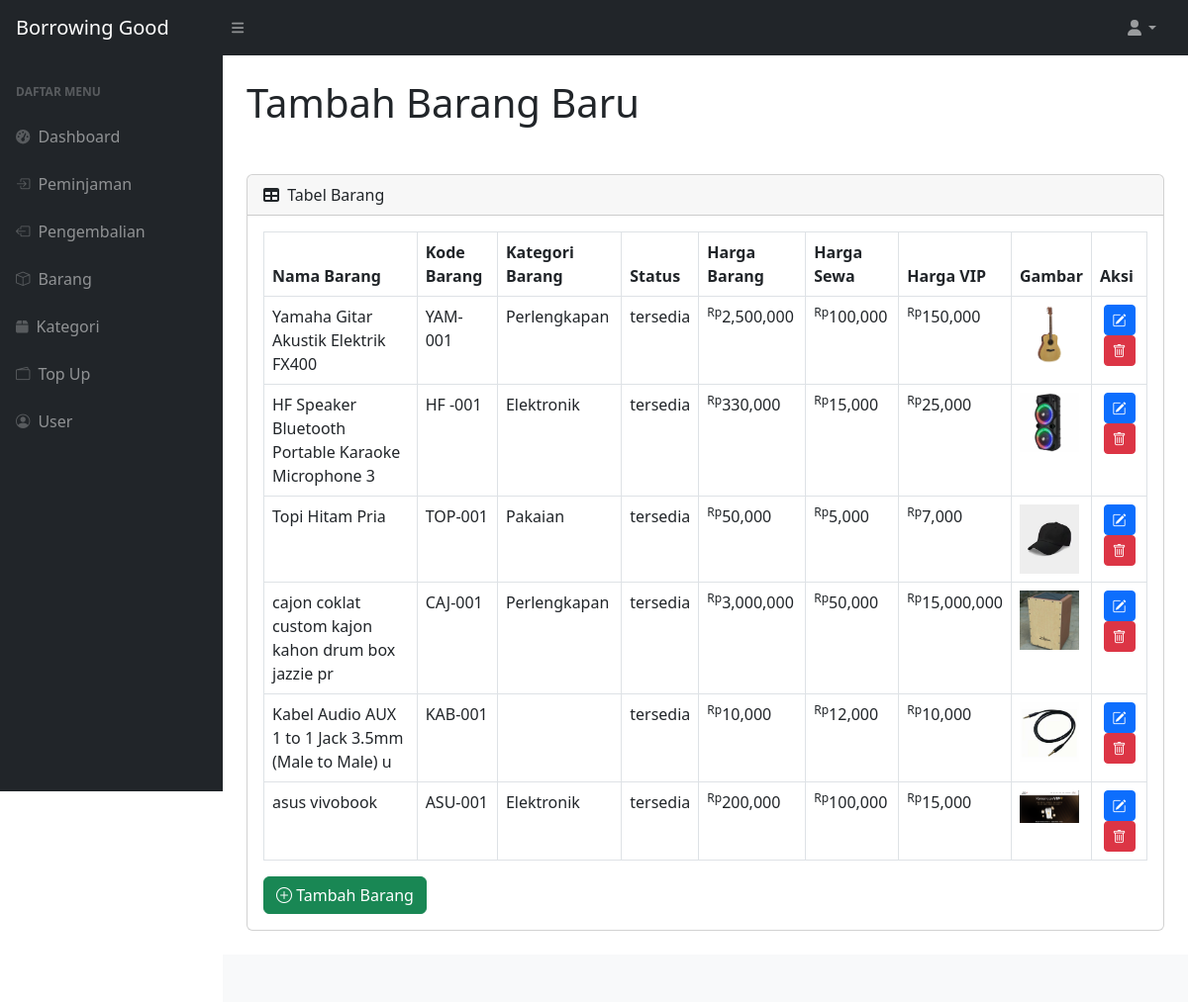
The page /peminjaman_barang/tambah_barang.php on the database its author committed.
### tables this page shows
CREATE TABLE `barang` (
  `id` int(11) NOT NULL,
  `nama_barang` varchar(50) NOT NULL,
  `kode_barang` varchar(12) NOT NULL,
  `kategori_brg` varchar(15) NOT NULL,
  `status_brg` varchar(30) DEFAULT 'tersedia',
  `harga_barang` int(11) NOT NULL,
  `harga_sewa` int(11) NOT NULL,
  `harga_vip` int(11) NOT NULL,
  `foto` varchar(255) DEFAULT NULL
);

### peminjaman_barang/tambah_barang.php (the view, shortened to what this page needs)
<?php include 'includes/header.php'?>
<?php include 'includes/topNav.php'?>
<div id="layoutSidenav">
    <?php include 'includes/navbar.php'; ?>
    <div id="layoutSidenav_content">
        <main>
            <div class="container-fluid px-4">
                <h1 class = "pt-4">Tambah Barang Baru</h1>
            <div class="card mb-4 mt-5">
                    <div class="card-header">
                        <i class="fas fa-table me-1"></i>
                        Tabel Barang
                    </div>
                    <div class="card-body">
                        <table id="datatablesSimple" class = "table table-bordered">
                            <thead>
                                <tr>
                                    <th>Nama Barang</th>
                                    <th>Kode Barang</th>
                                    <th>Kategori Barang</th>
                                    <th>Status</th>
                                    <th>Harga Barang</th>
                                    <th>Harga Sewa</th>
                                    <th>Harga VIP</th>
                                    <th>Gambar</th>
                                    <th>Aksi</th>
                                </tr>
                            </thead>
                            <tbody>
                                <?php
                                    $query = mysqli_query($conn, "SELECT * FROM barang");
                                    while($row = mysqli_fetch_assoc($query)) {
                                ?>
                                    <tr>
                                        <td><?= $row['nama_barang'] ?></td>
                                        <td><?= $row['kode_barang'] ?></td>
                                        <td><?= $row['kategori_brg'] ?></td>
                                        <td><?= $row['status_brg'] ?></td>
                                        <td><sup>Rp</sup><?= number_format($row['harga_barang']) ?></td>
                                        <td><sup>Rp</sup><?= number_format($row['harga_sewa']) ?></td>
                                        <td><sup>Rp</sup><?= number_format($row['harga_vip']) ?></td>
                                        <td>
                                            <?php if (!empty($row['foto']) && file_exists('uploads/' . $row['foto'])): ?>
                                                <img src="uploads/<?php echo $row['foto']; ?>" width="60">
                                            <?php else: ?>
                                                <span style="color:red;">Gambar tidak ada</span>
                                            <?php endif; ?>
                                        </td>
                                        <td class="text-center">
                                        <button class="btn btn-sm btn-primary" onclick="editData(<?= $row['id'] ?>)" title="Edit">
                                            <i class="bi bi-pencil-square"></i>
                                        </button>
                                            <button class="btn btn-sm btn-danger" data-bs-toggle="modal" data-bs-target="#hapusModal" onclick="setDeleteId(<?= $row['id'] ?>)" title="Hapus">
                                                <i class="bi bi-trash"></i>
                                            </button>
                                        </td>
                                    </tr>
                                <?php } ?>
                            </tbody>
                        </table>
                        <div class="mt-3">
                            <button class="btn btn-success" data-bs-toggle="modal" data-bs-target="#tambahModal">
                                <i class="bi bi-plus-circle"></i> Tambah Barang
                            </button>
                        </div>
                    </div>
                </div>
            </div>
        </main>
        <?php
        include 'includes/footer.php';
        ?>

### rows shown on the page
barang: nama_barang "Yamaha Gitar Akustik Elektrik FX400", kode_barang "YAM-001", kategori_brg "Perlengkapan", status_brg "tersedia", harga_barang "2,500,000", harga_sewa "100,000", harga_vip "150,000", foto (picture)
barang: nama_barang "HF Speaker Bluetooth Portable Karaoke Microphone 3", kode_barang "HF -001", kategori_brg "Elektronik", status_brg "tersedia", harga_barang "330,000", harga_sewa "15,000", harga_vip "25,000", foto (picture)
barang: nama_barang "Topi Hitam Pria", kode_barang "TOP-001", kategori_brg "Pakaian", status_brg "tersedia", harga_barang "50,000", harga_sewa "5,000", harga_vip "7,000", foto (picture)
barang: nama_barang "cajon coklat custom kajon kahon drum box jazzie pr", kode_barang "CAJ-001", kategori_brg "Perlengkapan", status_brg "tersedia", harga_barang "3,000,000", harga_sewa "50,000", harga_vip "15,000,000", foto (picture)
barang: nama_barang "Kabel Audio AUX 1 to 1 Jack 3.5mm (Male to Male) u", kode_barang "KAB-001", status_brg "tersedia", harga_barang "10,000", harga_sewa "12,000", harga_vip "10,000", foto (picture)
barang: nama_barang "asus vivobook", kode_barang "ASU-001", kategori_brg "Elektronik", status_brg "tersedia", harga_barang "200,000", harga_sewa "100,000", harga_vip "15,000", foto (picture)
